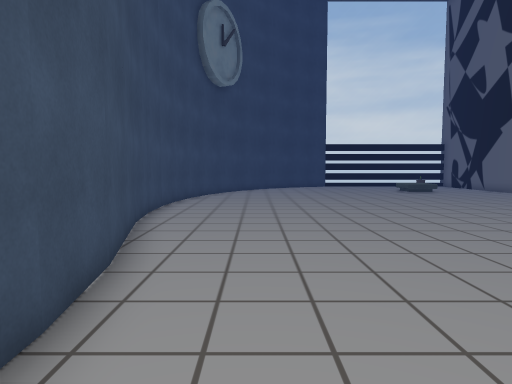
view 1 (above)

22 first-person views from a walk through a 3-D level made in the Unity game engine. The camera is 1.4 m above the floor, tilts 4° down and sees 75° across. The floor is counted in squares, 1 m on a side. Each view is taken from the middle of a square. On the plan, view 1 faces up. The plan holds only what a view shows up to about 15 squares ahead; the rest is blank. The place goes on beyond the plan. The player is left out. Some surface patterns are stand-ins.

view 2
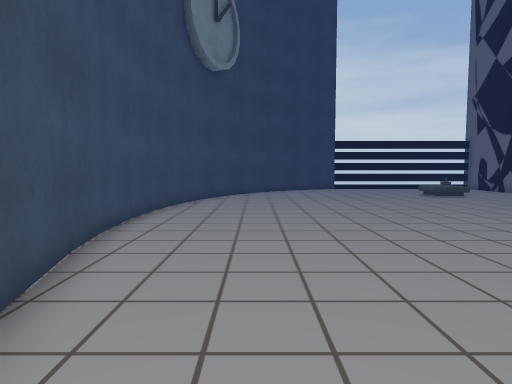

view 3
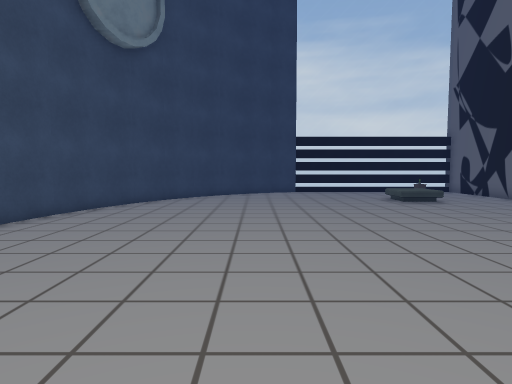

view 4
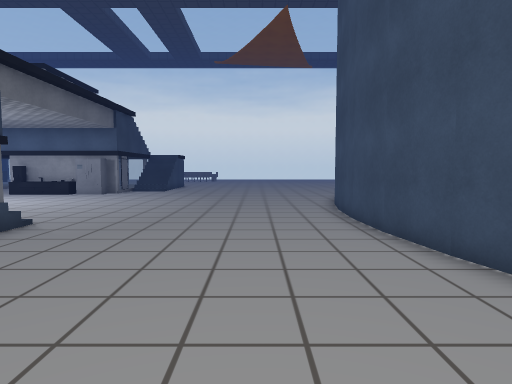

view 5
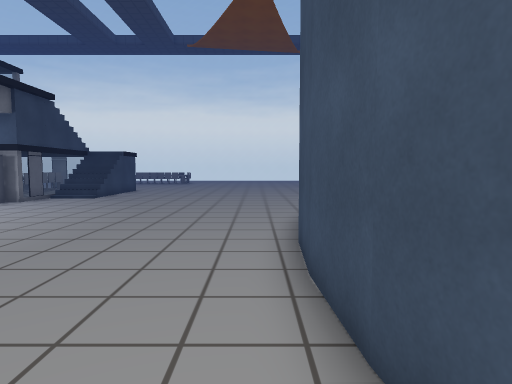

view 6
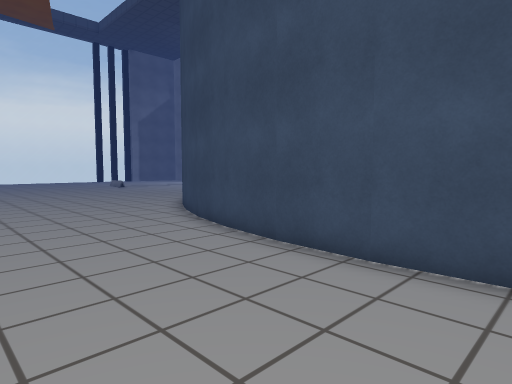

view 7
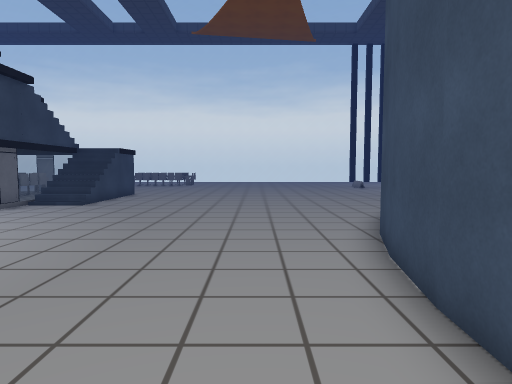

view 8
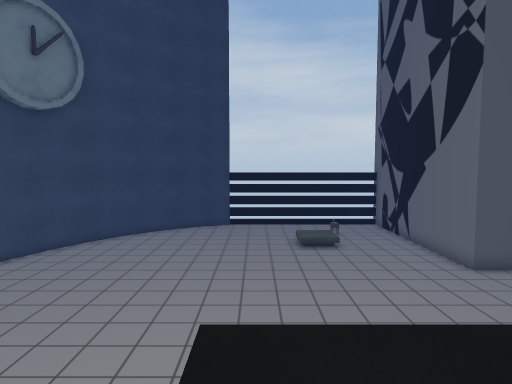

view 9
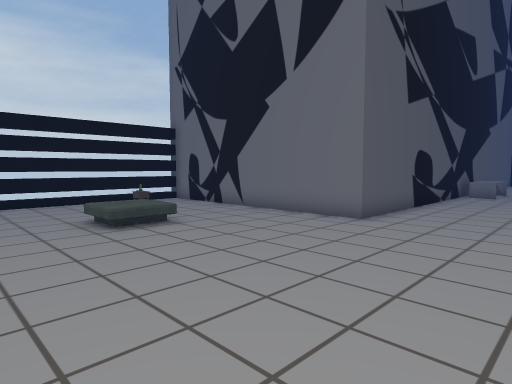

view 10
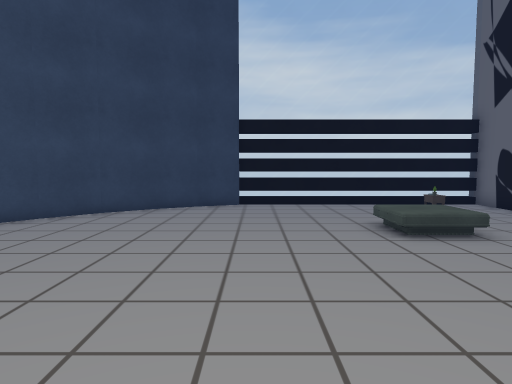

view 11
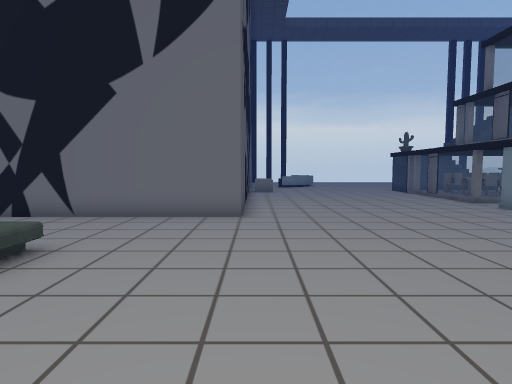

view 12
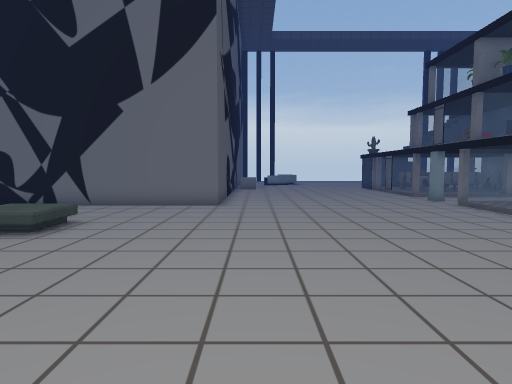

view 13
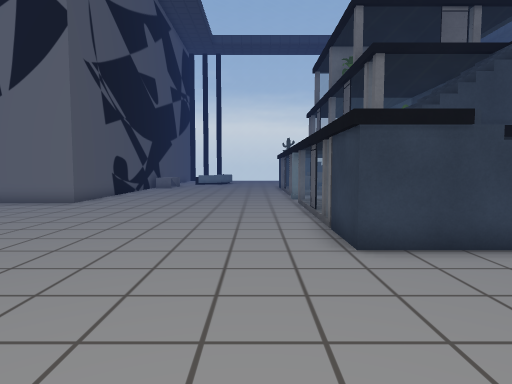

view 14
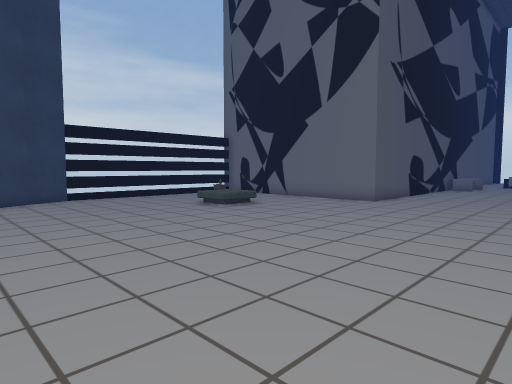

view 15
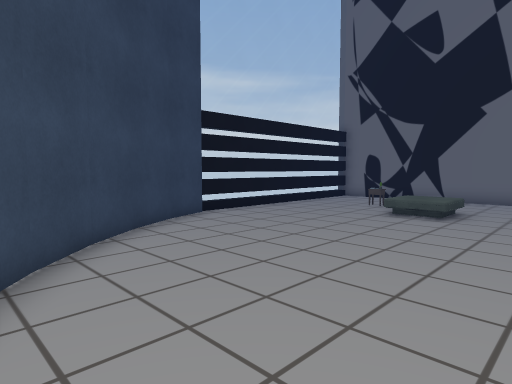

view 16
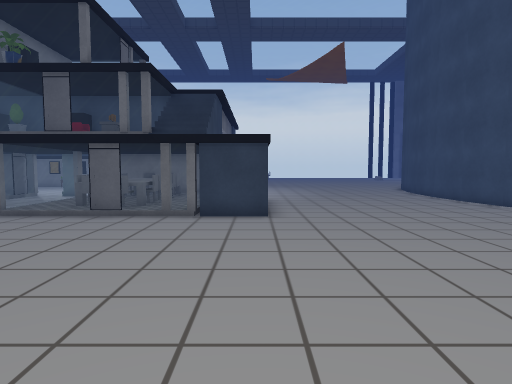

view 17
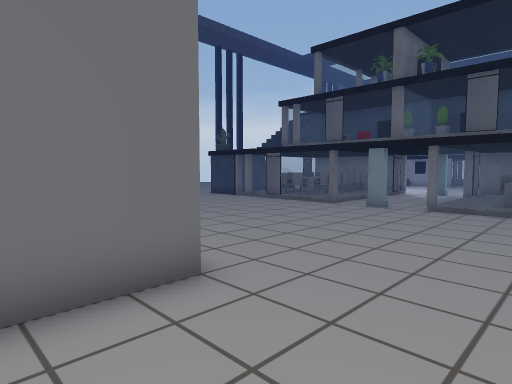

view 18
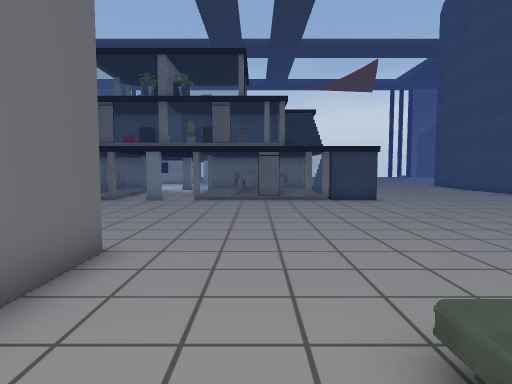

view 19
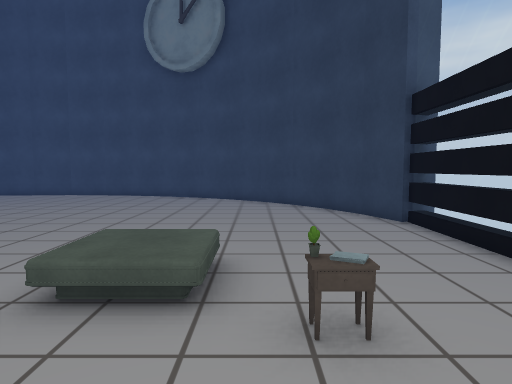

view 20
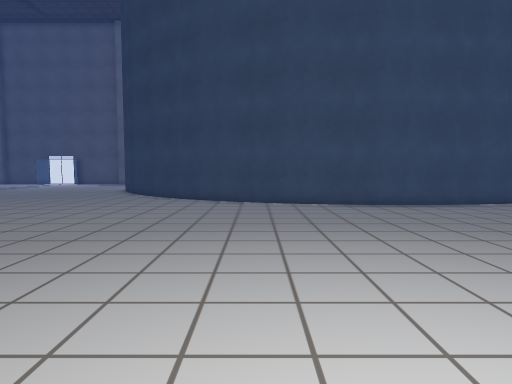

view 21
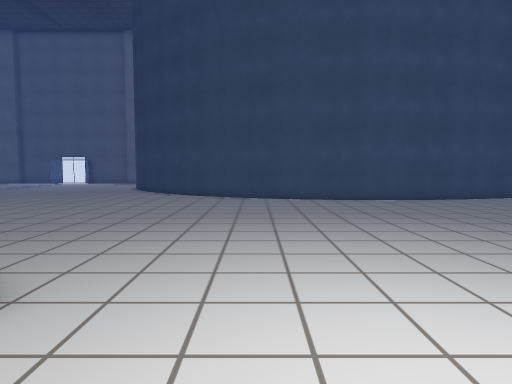

view 22
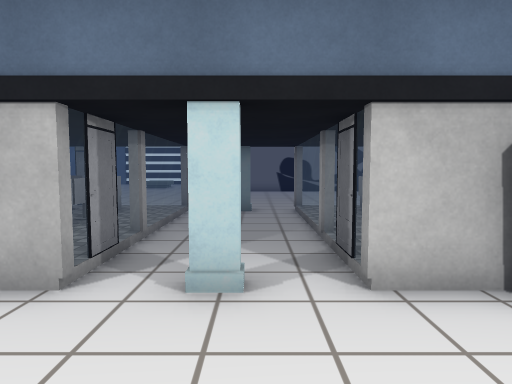

### Floor plan
Key: @ floor where view 1 was taken; # wall or solid block; x gap in a wall; . main floor; : floor 0.25 m higher than the main floor; + floor 0.5 m higher than the main floor; * floor 2.5 m higher than the main floor; / step, stairs or slope; = window, fence, low wall or low ledge; O other object.
Columns run from 5 left of view 1 to 20 right of it. Each row starts with its distance up from view 1.
 26          ############
 25        ###..........#
 24       ##............#
 23      ##.........O...#
 22     ##..............#
 21    ##........./+....#
 20    #........../+....#
 19   ##................#
 18   #.................#
 17   #.................######
 16   #.......................
 15  ##.......................
 14  #........................
 13  #........................
 12  #........................
 11  #........................
 10  ##.......................
  9   #.......................
  8   #.......................
  7   #.........********..x.
  6   #.........*   #  ==..==
  5   ##......../ //  ===..===
  4    #........  //  =:=..=:
  3    #......../ //  =:=..=:
  2    #......../ //  #:=..=:
  1    #.........     =:=..=:
  0    #.@........     #=OO=#
 -1    #...........    ......
 -2    #............    .....
 -3    #.............
 -4   ##.............     .
 -5   #.............. .
 -6  ##..............
 -7  #...............
 -8  #............//
 -9  .............
-10 ..............
-11 ............///
-12 ............///
-13 ............///

Where each view was taken, in squares from view 1:
view 1: 0 up, 0 right, facing up
view 2: 3 up, 0 right, facing up
view 3: 6 up, 3 right, facing up
view 4: 10 up, 1 right, facing down
view 5: 5 up, 1 left, facing down
view 6: 3 up, 3 right, facing down-left
view 7: 2 up, 0 right, facing down
view 8: 5 up, 7 right, facing up
view 9: 12 up, 6 right, facing up-right
view 10: 13 up, 6 right, facing up
view 11: 16 up, 5 right, facing right
view 12: 15 up, 2 right, facing right
view 13: 9 up, 1 right, facing right
view 14: 10 up, 1 right, facing up-right
view 15: 17 up, 1 left, facing up-right
view 16: 17 up, 7 right, facing down
view 17: 19 up, 11 right, facing down-right
view 18: 22 up, 12 right, facing down
view 19: 22 up, 14 right, facing left
view 20: 5 down, 11 right, facing left
view 21: 5 down, 13 right, facing left
view 22: 4 down, 17 right, facing up
